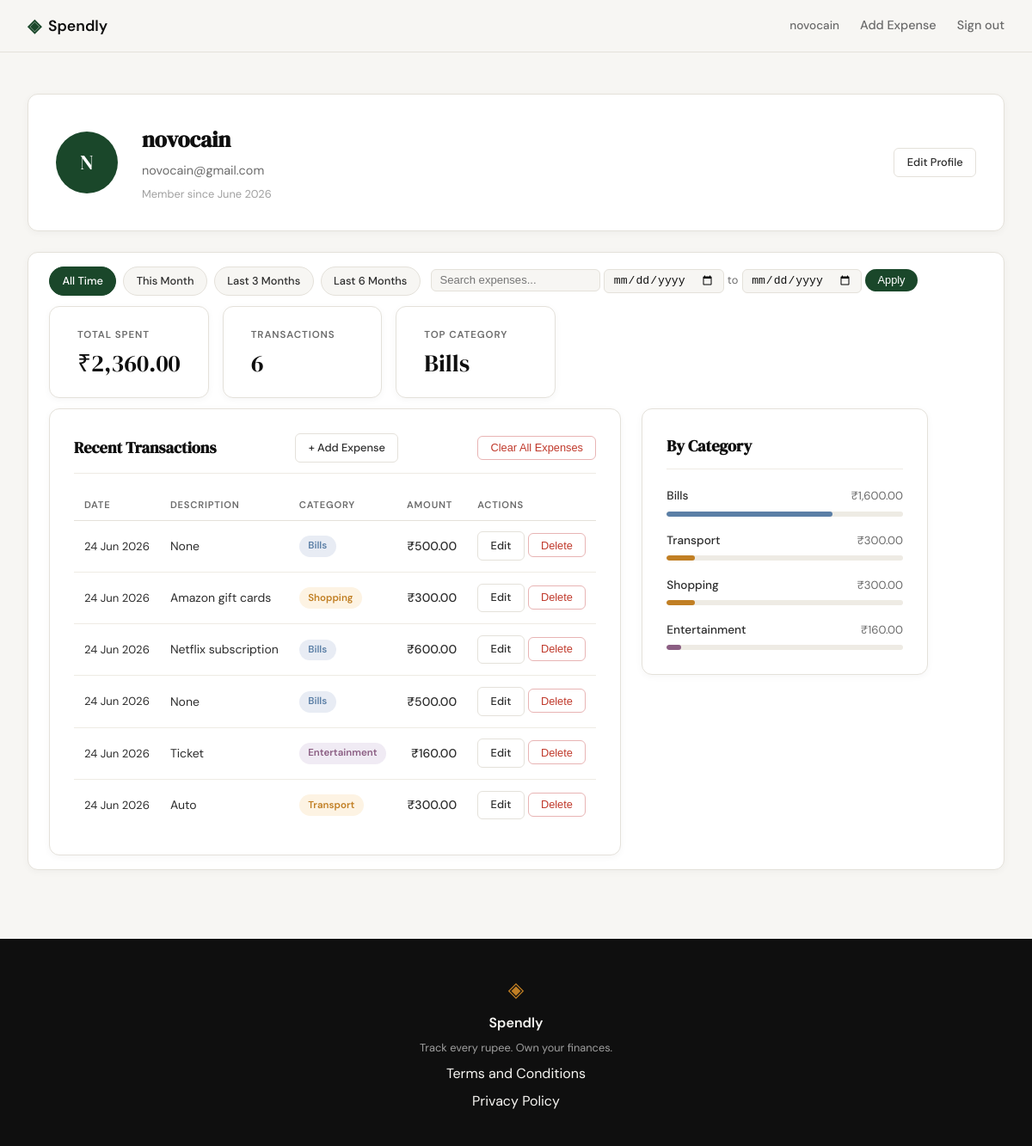
Screenshot of /profile (signed in) with the database file from the repository.
### tables this page shows
CREATE TABLE users (
            id            INTEGER PRIMARY KEY AUTOINCREMENT,
            name          TEXT    NOT NULL,
            email         TEXT    UNIQUE NOT NULL,
            password_hash TEXT    NOT NULL,
            created_at    TEXT    DEFAULT (datetime('now'))
        );

CREATE TABLE expenses (
            id          INTEGER PRIMARY KEY AUTOINCREMENT,
            user_id     INTEGER NOT NULL REFERENCES users(id),
            amount      REAL    NOT NULL,
            category    TEXT    NOT NULL,
            date        TEXT    NOT NULL,
            description TEXT,
            created_at  TEXT    DEFAULT (datetime('now'))
        );

### app.py (the view)
@app.route("/profile")
def profile():
    if not session.get("user_id"):
        return redirect(url_for("login"))
    uid = session["user_id"]
    today = date.today()
    date_from = _parse_date(request.args.get("date_from"))
    date_to = _parse_date(request.args.get("date_to"))
    search = request.args.get("q", "").strip() or None
    if date_from and date_to and date_from > date_to:
        flash("Start date must be before end date.", "error")
        date_from = date_to = None
    today_str = today.isoformat()
    this_month_from = today.replace(day=1).isoformat()
    this_month_to = today.replace(
        day=calendar.monthrange(today.year, today.month)[1]
    ).isoformat()
    presets = {
        "this_month": {"date_from": this_month_from, "date_to": this_month_to},
        "last_3":     {"date_from": _months_ago(today, 3), "date_to": today_str},
        "last_6":     {"date_from": _months_ago(today, 6), "date_to": today_str},
    }
    return render_template(
        "profile.html",
        user=get_user_by_id(uid),
        stats=get_summary_stats(uid, date_from, date_to, search=search),
        expenses=get_recent_transactions(uid, date_from=date_from, date_to=date_to, search=search),
        categories=get_category_breakdown(uid, date_from, date_to, search=search),
        date_from=date_from,
        date_to=date_to,
        presets=presets,
        search=search,
    )

### app.py (called while the page is built)
def _parse_date(val):
    try:
        datetime.strptime(val, "%Y-%m-%d")
        return val
    except (ValueError, TypeError):
        return None

def _months_ago(today, n):
    m, y = today.month - n, today.year
    while m <= 0:
        m += 12
        y -= 1
    return date(y, m, 1).isoformat()

### database/db.py (called while the page is built)
def get_db():
    conn = sqlite3.connect(DB_PATH)
    conn.row_factory = sqlite3.Row
    conn.execute("PRAGMA foreign_keys = ON")
    return conn

### database/queries.py (called while the page is built)
def _build_date_filter(date_from, date_to):
    if date_from and date_to:
        return "AND date BETWEEN ? AND ?", [date_from, date_to]
    return "", []

def _build_search_filter(search):
    if search:
        return "AND description LIKE '%' || ? || '%'", [search]
    return "", []

def get_user_by_id(user_id):
    conn = get_db()
    row = conn.execute(
        "SELECT id, name, email, created_at FROM users WHERE id = ?",
        (user_id,),
    ).fetchone()
    conn.close()
    if row is None:
        return None
    name = row["name"]
    initials = "".join(w[0].upper() for w in name.split() if w)
    member_since = datetime.strptime(row["created_at"], "%Y-%m-%d %H:%M:%S").strftime("%B %Y")
    return {
        "name": name,
        "email": row["email"],
        "initials": initials,
        "member_since": member_since,
    }

### templates/profile.html (shortened to what this page needs)
{% extends "base.html" %}
{% block head %}
<link rel="stylesheet" href="{{ url_for("static", filename="css/profile.css") }}">
{% endblock %}
{% block content %}
<div class="profile-page">
    <div class="profile-inner">
        <div class="profile-header-card">
            <div class="profile-avatar">{{ user.initials }} </div>
            <div class="profile-info">
                <h1 class="profile-name">{{ user.name }} </h1>
                <p class="profile-email">{{ user.email }} </p>
                <p class="profile-since">Member since {{ user.member_since }} </p>
           </div>
            <a href="{{ url_for("edit_profile") }}" class="btn-ghost btn-sm profile-edit-link">Edit Profile</a>
       </div>
        <div class="filter-bar">
            <div class="filter-presets">
                <a href="{{ url_for("profile", q=search or "") }}"
                   class="filter-preset-btn{% if not date_from and not date_to %} filter-preset-btn--active{% endif %}">
                    All Time
               </a>
                <a href="{{ url_for("profile", date_from=presets.this_month.date_from, date_to=presets.this_month.date_to, q=search or "") }}"
                   class="filter-preset-btn{% if date_from == presets.this_month.date_from and date_to == presets.this_month.date_to %} filter-preset-btn--active{% endif %}">
                    This Month
               </a>
                <a href="{{ url_for("profile", date_from=presets.last_3.date_from, date_to=presets.last_3.date_to, q=search or "") }}"
                   class="filter-preset-btn{% if date_from == presets.last_3.date_from and date_to == presets.last_3.date_to %} filter-preset-btn--active{% endif %}">
                    Last 3 Months
               </a>
                <a href="{{ url_for("profile", date_from=presets.last_6.date_from, date_to=presets.last_6.date_to, q=search or "") }}"
                   class="filter-preset-btn{% if date_from == presets.last_6.date_from and date_to == presets.last_6.date_to %} filter-preset-btn--active{% endif %}">
                    Last 6 Months
               </a>
           </div>
            <div class="filter-divider\</div>
            <form class="filter-form" method="GET" action="{{ url_for("profile") }}">
                <input type="text" name="q" class="filter-search-input"
                       value="{{ search or "" }}" placeholder="Search expenses...">
                <input type="date" name="date_from" class="filter-date-input"
                       value="{{ date_from or "" }}">
                <span class="filter-to-label">to</span>
                <input type="date" name="date_to" class="filter-date-input"
                       value="{{ date_to or "" }}">
                <button type="submit" class="filter-apply-btn">Apply</button>
       </div>
        <div class="profile-stats">
            <div class="stat-card">
                <span class="stat-label">Total Spent</span>
                <span class="stat-value">₹{{ stats.total }} </span>
           </div>
            <div class="stat-card">
                <span class="stat-label">Transactions</span>
                <span class="stat-value">{{ stats.count }} </span>
           </div>
            <div class="stat-card">
                <span class="stat-label">Top Category</span>
                <span class="stat-value">{{ stats.top_category }} </span>
           </div>
       </div>
        <div class="profile-grid">
            <div class="profile-section">
                <div class="section-header">
                    <h2 class="section-title">Recent Transactions</h2>
                    <a href="{{ url_for("add_expense") }}" class="btn-ghost btn-sm">+ Add Expense</a>
                    <form action="{{ url_for("clear_all_expenses") }}" method="POST" style="display:inline;">
                        <button type="submit" class="btn-ghost btn-sm btn-danger"
                                onclick="return confirm("Are you sure you want to delete all expenses? This cannot be undone.")">
                            Clear All Expenses
                       </button>
                   </form>
               </div>
                <div class="tx-table-wrapper">
                    <table class="tx-table">
                        <thead>
                            <tr>
                                <th>Date</th>
                                <th>Description</th>
                                <th>Category</th>
                                <th class="tx-amount-col">Amount</th>
                                <th>Actions</th>
                           </tr>
                       </thead>
                        <tbody>
                            {% for tx in expenses %}
                            <tr>
                                <td class="tx-date">{{ tx.date }} </td>
                                <td class="tx-desc">{{ tx.description }} </td>
                                <td>
                                    <span class="cat-badge cat-badge--{{ tx.category | lower }}">
                                        {{ tx.category }}
                                   </span>
                               </td>
                                <td class="tx-amount">₹{{ tx.amount }} </td>
                                <td>
                                    <a href="{{ url_for("edit_expense", id=tx.id) }}" class="btn-ghost btn-sm">Edit</a>
                                    <form action="{{ url_for("delete_expense", id=tx.id) }}" method="POST" style="display:inline;">
                                        <button type="submit" class="btn-ghost btn-sm btn-danger" onclick="return confirm("Delete this expense?")">Delete</button>
                                   </form>
                               </td>
                           </tr>
                            {% endfor %}
                       </tbody>
                   </table>
               </div>
           </div>
            <div class="profile-section">
                <div class="section-header">
                    <h2 class="section-title">By Category</h2>
               </div>
                <div class="category-list">
                    {% for cat in categories %}
                    <div class="cat-row">
                        <div class="cat-row-header">
                            <span class="cat-row-name">{{ cat.name }} </span>
                            <span class="cat-row-amount">₹{{ cat.amount }} </span>
                       </div>
                        <div class="cat-bar-track">
                            <div class="cat-bar cat-bar--{{ cat.name | lower }}"
                                 style="width: {{ cat.percent }}%"></div>
                       </div>
                   </div>
                    {% endfor %}
               </div>
           </div>
       </div>
   </div>
</div>
{% endblock %}

### templates/base.html (shortened to what this page needs)
<!DOCTYPE html>
<html lang="en">
<head>
    <link rel="stylesheet" href="{{ url_for('static', filename='css/style.css') }}">
    {% block head %}{% endblock %}
</head>
<body>
    <nav class="navbar">
        <div class="nav-inner">
            <a href="{{ url_for('landing') }}" class="nav-brand">
                <span class="brand-icon">◈</span>
                <span class="brand-name">Spendly</span>
            </a>
            <div class="nav-links">
                {% if session.user_id %}
                <a href="{{ url_for('profile') }}" class="nav-username">{{ session.user_name }}</a>
                <a href="{{ url_for('add_expense') }}">Add Expense</a>
                <a href="{{ url_for('logout') }}">Sign out</a>
                {% else %}
                <a href="{{ url_for('login') }}">Sign in</a>
                <a href="{{ url_for('register') }}" class="nav-cta">Get started</a>
                {% endif %}
            </div>
        </div>
    </nav>
    <main class="main-content">
        {% block content %}{% endblock %}
    </main>
    <footer class="footer">
        <div class="footer-inner">
            <span class="brand-icon">◈</span>
            <span class="footer-name">Spendly</span>
            <p class="footer-copy">Track every rupee. Own your finances.</p>
            <a href="/terms">Terms and Conditions</a>
            <a href="/privacy">Privacy Policy</a>
        </div>
    </footer>
</body>
</html>

### static/css/style.css (style rules this page uses)
:root { --ink: #0f0f0f; --ink-soft: #2d2d2d; --ink-muted: #6b6b6b; --ink-faint: #a0a0a0; --paper: #f7f6f3; --paper-warm: #f0ede6; --paper-card: #ffffff; --accent: #1a472a; --accent-light: #e8f0eb; --accent-2: #c17f24; --accent-2-light: #fdf3e3; --danger: #c0392b; --danger-light: #fdecea; --border: #e4e1da; --border-soft: #eeebe4; --font-display: 'DM Serif Display', Georgia, serif; --font-body: 'DM Sans', system-ui, sans-serif; --max-width: 1200px; --auth-width: 440px; --radius-sm: 6px; --radius-md: 12px; --radius-lg: 20px; }
*, *::before, *::after { box-sizing: border-box; margin: 0; padding: 0; }
html { font-size: 16px; scroll-behavior: smooth; }
body { background: var(--paper); color: var(--ink); font-family: var(--font-body); font-size: 1rem; line-height: 1.6; -webkit-font-smoothing: antialiased; }
a { color: inherit; text-decoration: none; }
.navbar { position: sticky; top: 0; z-index: 100; background: var(--paper); border-bottom: 1px solid var(--border); padding: 0 2rem; }
.nav-inner { max-width: var(--max-width); margin: 0 auto; height: 60px; display: flex; align-items: center; justify-content: space-between; }
.nav-brand { display: flex; align-items: center; gap: 0.5rem; font-family: var(--font-body); font-weight: 600; font-size: 1.1rem; color: var(--ink); }
.brand-icon { color: var(--accent); font-size: 1.3rem; }
.brand-name { color: var(--ink); }
.nav-links { display: flex; align-items: center; gap: 1.5rem; font-size: 0.9rem; font-weight: 500; }
.nav-links a { color: var(--ink-muted); transition: color 0.2s; }
.main-content { min-height: calc(100vh - 60px - 100px); }
.btn-ghost { display: inline-block; background: transparent; color: var(--ink-soft); padding: 0.65rem 1.5rem; border-radius: var(--radius-sm); font-size: 0.9rem; font-weight: 500; border: 1px solid var(--border); transition: all 0.2s; text-decoration: none; }
.btn-danger { color: #c0392b; border-color: #e8b4b4; }
.footer { background: var(--ink); color: var(--paper); padding: 2.5rem 2rem; text-align: center; }
.footer-inner { display: flex; flex-direction: column; align-items: center; gap: 0.4rem; }
.footer .brand-icon { color: var(--accent-2); font-size: 1.5rem; }
.footer-name { font-weight: 600; font-size: 1rem; }
.footer-copy { font-size: 0.8rem; color: var(--ink-faint); }

### rows the page displays
users: user_name "novocain", name "novocain", email "novocain@gmail.com"
expenses: date "24 Jun 2026", description "None", category "Bills", amount "500.00"
expenses: date "24 Jun 2026", description "Amazon gift cards", category "Shopping", amount "300.00", name "Shopping", {{ cat.percent }} 12 (drawn)
expenses: date "24 Jun 2026", description "Netflix subscription", category "Bills", amount "600.00"
expenses: date "24 Jun 2026", description "None", category "Bills", amount "500.00"
expenses: date "24 Jun 2026", description "Ticket", category "Entertainment", amount "160.00", name "Entertainment", {{ cat.percent }} 6 (drawn)
expenses: date "24 Jun 2026", description "Auto", category "Transport", amount "300.00", name "Transport", {{ cat.percent }} 12 (drawn)

### other values shown
{{ user.initials }} "N"
{{ user.member_since }} "June 2026"
{{ stats.total }} "2,360.00"
{{ stats.count }} "6"
{{ stats.top_category }} "Bills"
{{ cat.name }} "Bills"
{{ cat.amount }} "1,600.00"
